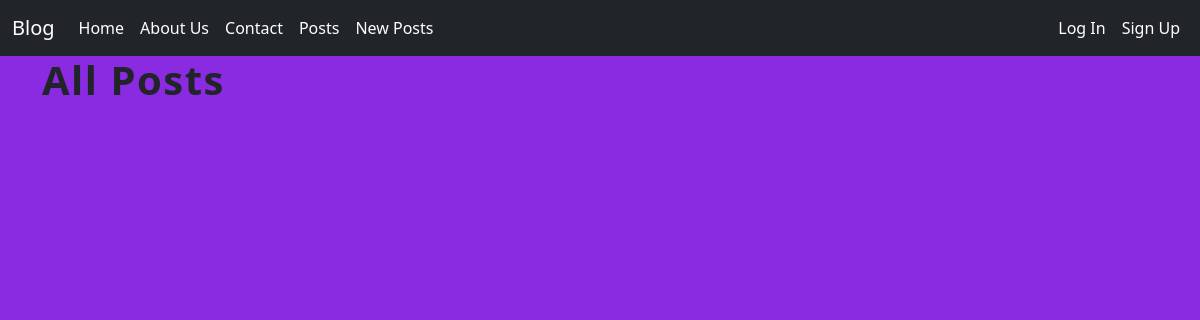
The app's page /posts/, older data.
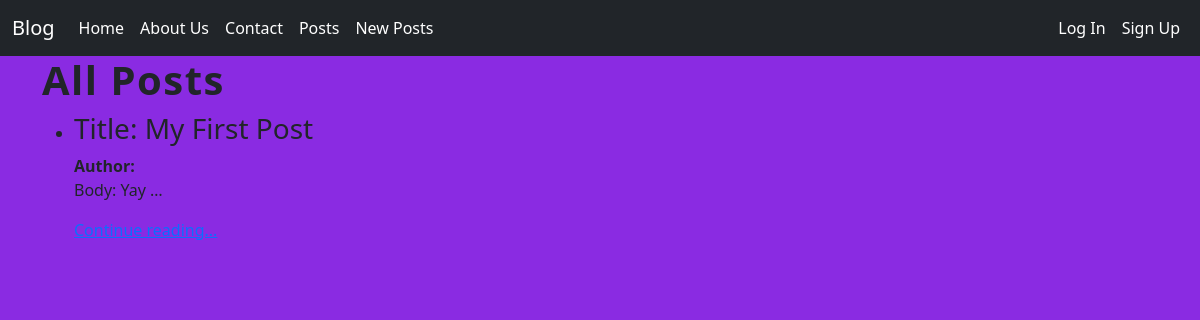
The same page, newer data.
### posts/models.py (models this page shows, shortened)
class Post(models.Model):
  title = models.CharField(max_length=128) # String
  subtitle = models.CharField(max_length=128)
  body = models.TextField() # String
  created_on = models.DateField(auto_now_add=True)
  author = models.ForeignKey(
    User, # What model is related to
    on_delete=models.CASCADE # The action IF a user gets deleted
  )

### posts/views.py (the view)
# urls.py: path("", PostListView.as_view(), name="post_list"),
class PostListView(ListView): # GET Request -> List
  model = Post
  context_object_name = "posts"
  template_name = "posts/list.html"

### templates/posts/list.html (shortened to what this page needs)
{% extends 'base.html' %}
{% load static %}
{% block css %}
<link rel="stylesheet" href="{% static 'css/home.css' %}">
{% endblock %}
{% block content %}
<h1> All Posts</h1>
<ul>
  {% for item in posts %}
  <li>
    <h3>Title: {{ item.title }}</h3>
    <span><strong>Author: </strong>{{ item.authour }}</span><br>
    <p>Body: {{ item.body|truncatechars:5 }}</p>
    <a href="{% url 'post_detail' item.id %}">Continue reading...</a>
  </li>
  {% endfor  %}
</ul>
{% endblock %}

### templates/base.html (shortened to what this page needs)
<!DOCTYPE html>
<html lang="en">
<head>
  <link href="https://cdn.jsdelivr.net/npm/bootstrap@5.3.8/dist/css/bootstrap.min.css" rel="stylesheet">
  {% block css %} {% endblock %}
</head>
<body>
  {% include 'navbar.html' %}
  <div class="container">
    {% block content %}{% endblock %}
  </div>
</body>
</html>

### templates/navbar.html (shortened to what this page needs)
<nav class="navbar navbar-expand-lg bg-dark">
  <div class="container-fluid">
    <a class="navbar-brand text-white" href="{% url 'home' %}">Blog</a>
    <div class="collapse navbar-collapse" id="navbarNavDropdown">
      <ul class="navbar-nav me-auto mb-2 mb-lg-0">
        <li class="nav-item">
          <a class="nav-link active text-white" aria-current="page" href="{% url 'home' %}">Home</a>
        </li>
        <li class="nav-item">
          <a class="nav-link text-white" href="{% url 'about' %}">About Us</a>
        </li>
        <li class="nav-item">
          <a class="nav-link text-white" href="{% url 'contact' %}">Contact</a>
        </li>
        <li class="nav-item">
          <a class="nav-link text-white" href="{% url 'post_list' %}">Posts</a>
        </li>
        <li class="nav-item">
          <a class="nav-link text-white" href="{% url 'post_create' %}">New Posts</a>
        </li>
      </ul>
      <div class="d-flex">
        <ul class="navbar-nav me-auto mb-2 mb-lg-0">
          {% if user.is_authenticated %}
          <div>
            <span class="badge text-bg-info">{{ user.username }}</span>
          </div>
          <li class="nav-item">
          <a class="nav-link text-white" href="{% url 'password_change' %}">Change Password</a>
        </li>
          <li class="nav-item">
          <form action="{% url 'logout' %}" method="post">
            {% csrf_token %}
            <input type="submit" value="Log Out" class="nav-link text-white">
          </form>
          </li>
          {% else %}
          <li class="nav-item">
          <a class="nav-link text-white" href="{% url 'login' %}">Log In</a>
          </li>
          <li class="nav-item">
          <a class="nav-link text-white" href="{% url 'signup' %}">Sign Up</a>
          </li>
          {% endif %}
        </ul>
      </div>
    </div>
  </div>
</nav>

### static/css/home.css (style rules this page uses)
body { background-color: blueviolet; }
h1 { text-transform: capitalize; letter-spacing: 1.5px; font-weight: bolder; }

Row changes from the older to the newer data that the page shows:
added Post: title "My First Post", body "Yay …"
